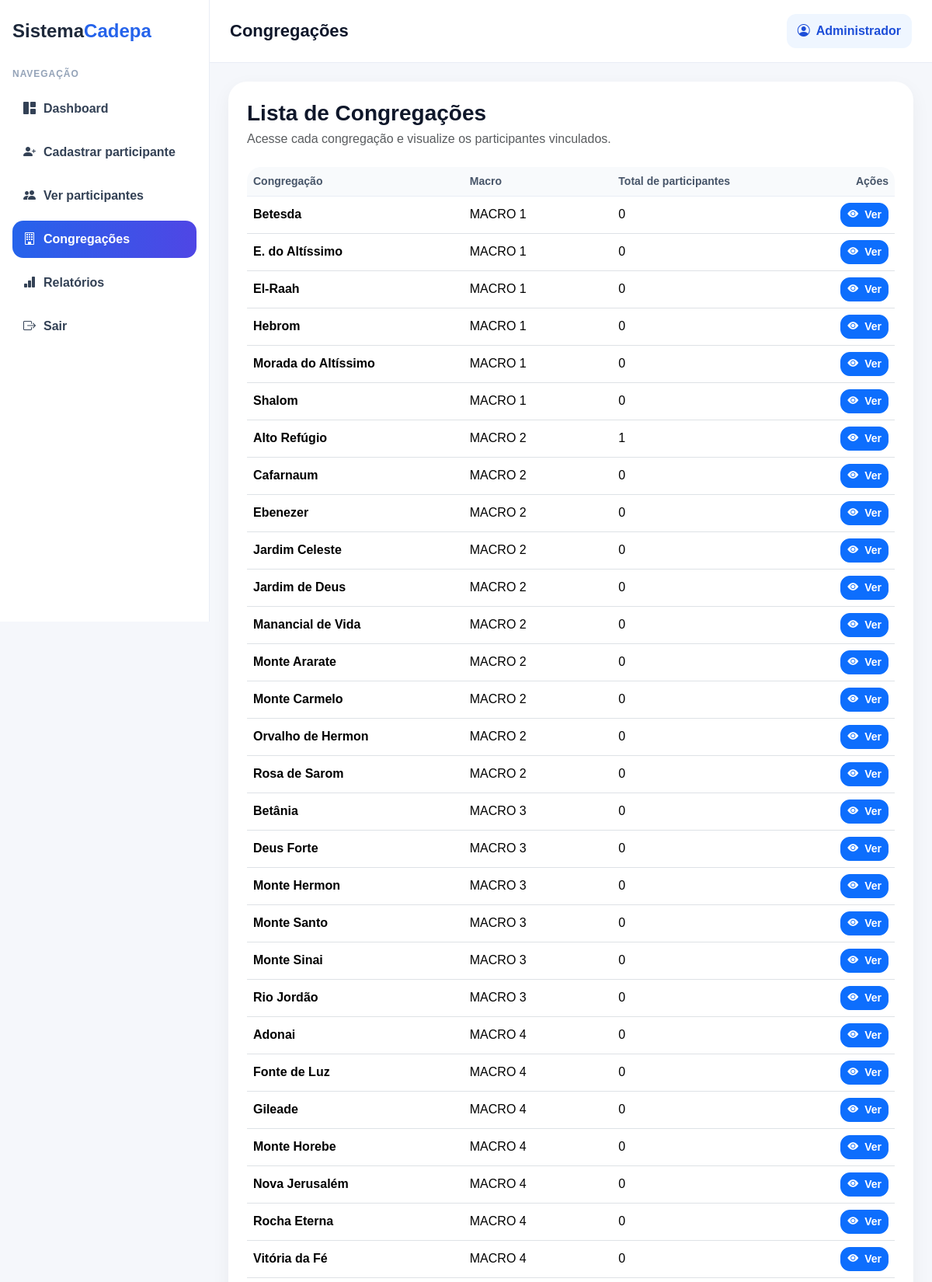
Page /congregacoes (signed in, upper part) on the committed database.
### tables this page shows
CREATE TABLE congregacoes (
            id INTEGER PRIMARY KEY AUTOINCREMENT,
            nome TEXT,
            macro_id INTEGER,
            UNIQUE(nome, macro_id),
            FOREIGN KEY (macro_id) REFERENCES macros(id)
        );

### app.py (the view)
@app.route("/congregacoes")
def congregacoes():
    if "user_id" not in session:
        return redirect("/login")
    conn = get_db()
    lista_congregacoes = conn.execute("""
        SELECT congregacoes.nome, macros.nome AS macro_nome,
               COUNT(participantes.id) AS total_participantes
        FROM congregacoes
        JOIN macros ON macros.id = congregacoes.macro_id
        LEFT JOIN participantes ON participantes.congregacao = congregacoes.nome
        GROUP BY congregacoes.id, congregacoes.nome, macros.nome
        ORDER BY macros.nome, congregacoes.nome
    """).fetchall()
    conn.close()
    return render_template("congregacoes.html", congregacoes=lista_congregacoes)

### app.py (called while the page is built)
def get_db():
    conn = sqlite3.connect(DB_PATH)
    conn.row_factory = sqlite3.Row
    return conn

### templates/congregacoes.html (shortened to what this page needs)
{% extends "base.html" %}
{% block page_title %}Congregações{% endblock %}
{% block page_content %}
<div class="mb-4">
    <h3 class="mb-1 fw-bold">Lista de Congregações</h3>
    <p class="text-muted mb-0">Acesse cada congregação e visualize os participantes vinculados.</p>
</div>
<div class="table-responsive table-modern">
    <table class="table table-hover align-middle mb-0">
        <thead>
            <tr>
                <th>Congregação</th>
                <th>Macro</th>
                <th>Total de participantes</th>
                <th class="text-end">Ações</th>
            </tr>
        </thead>
        <tbody>
            {% for c in congregacoes %}
            <tr>
                <td class="fw-semibold">{{ c.nome }}</td>
                <td>{{ c.macro_nome }}</td>
                <td>{{ c.total_participantes }}</td>
                <td class="text-end">
                    <a href="/congregacoes/{{ c.nome|replace(' ', '-') }}" class="btn btn-sm btn-primary">
                        <i class="bi bi-eye-fill me-1"></i> Ver
                    </a>
                </td>
            </tr>
            {% endfor %}
        </tbody>
    </table>
</div>
{% endblock %}

### templates/base.html (style rules this page uses)
body { background: #f5f7fb; font-family: Arial, sans-serif; margin: 0; color: #0f172a; }
.table-modern { border-radius: 18px; overflow: hidden; }
.table-modern thead th { background: #f8fafc; color: #475569; border-bottom: 1px solid #e9edf5; font-size: 14px; font-weight: 700; }
.table-modern td { vertical-align: middle; }
.btn-primary, .btn-success, .btn-warning, .btn-danger, .btn-outline-secondary, .btn-outline-dark { border-radius: 12px; font-weight: 600; }

### rows in the picture
congregacoes: nome "Betesda", macro_nome "MACRO 1", total_participantes "0"
congregacoes: nome "E. do Altíssimo", macro_nome "MACRO 1", total_participantes "0"
congregacoes: nome "El-Raah", macro_nome "MACRO 1", total_participantes "0"
congregacoes: nome "Hebrom", macro_nome "MACRO 1", total_participantes "0"
congregacoes: nome "Morada do Altíssimo", macro_nome "MACRO 1", total_participantes "0"
congregacoes: nome "Shalom", macro_nome "MACRO 1", total_participantes "0"
congregacoes: nome "Alto Refúgio", macro_nome "MACRO 2", total_participantes "1"
congregacoes: nome "Cafarnaum", macro_nome "MACRO 2", total_participantes "0"
congregacoes: nome "Ebenezer", macro_nome "MACRO 2", total_participantes "0"
congregacoes: nome "Jardim Celeste", macro_nome "MACRO 2", total_participantes "0"
congregacoes: nome "Jardim de Deus", macro_nome "MACRO 2", total_participantes "0"
congregacoes: nome "Manancial de Vida", macro_nome "MACRO 2", total_participantes "0"
congregacoes: nome "Monte Ararate", macro_nome "MACRO 2", total_participantes "0"
congregacoes: nome "Monte Carmelo", macro_nome "MACRO 2", total_participantes "0"
congregacoes: nome "Orvalho de Hermon", macro_nome "MACRO 2", total_participantes "0"
congregacoes: nome "Rosa de Sarom", macro_nome "MACRO 2", total_participantes "0"
congregacoes: nome "Betânia", macro_nome "MACRO 3", total_participantes "0"
congregacoes: nome "Deus Forte", macro_nome "MACRO 3", total_participantes "0"
congregacoes: nome "Monte Hermon", macro_nome "MACRO 3", total_participantes "0"
congregacoes: nome "Monte Santo", macro_nome "MACRO 3", total_participantes "0"
congregacoes: nome "Monte Sinai", macro_nome "MACRO 3", total_participantes "0"
congregacoes: nome "Rio Jordão", macro_nome "MACRO 3", total_participantes "0"
congregacoes: nome "Adonai", macro_nome "MACRO 4", total_participantes "0"
congregacoes: nome "Fonte de Luz", macro_nome "MACRO 4", total_participantes "0"
congregacoes: nome "Gileade", macro_nome "MACRO 4", total_participantes "0"
congregacoes: nome "Monte Horebe", macro_nome "MACRO 4", total_participantes "0"
congregacoes: nome "Nova Jerusalém", macro_nome "MACRO 4", total_participantes "0"
congregacoes: nome "Rocha Eterna", macro_nome "MACRO 4", total_participantes "0"
congregacoes: nome "Vitória da Fé", macro_nome "MACRO 4", total_participantes "0"

### other values in the picture
{{ session.get("nome", "Usuário") }} "Administrador"
